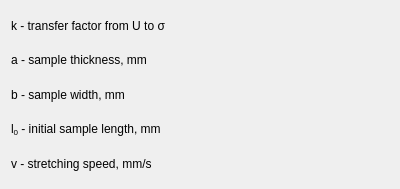
<?xml version="1.0" encoding="UTF-8"?>
<ui version="4.0">
 <class>infPlt</class>
 <widget class="QDialog" name="infPlt">
  <property name="geometry">
   <rect>
    <x>0</x>
    <y>0</y>
    <width>400</width>
    <height>189</height>
   </rect>
  </property>
  <property name="windowTitle">
   <string>Help</string>
  </property>
  <layout class="QVBoxLayout" name="verticalLayout">
   <item>
    <widget class="QLabel" name="label">
     <property name="text">
      <string>k - transfer factor from U to σ</string>
     </property>
     <property name="wordWrap">
      <bool>true</bool>
     </property>
    </widget>
   </item>
   <item>
    <widget class="QLabel" name="label_2">
     <property name="text">
      <string>a - sample thickness, mm</string>
     </property>
     <property name="wordWrap">
      <bool>true</bool>
     </property>
    </widget>
   </item>
   <item>
    <widget class="QLabel" name="label_3">
     <property name="text">
      <string>b - sample width, mm</string>
     </property>
     <property name="wordWrap">
      <bool>true</bool>
     </property>
    </widget>
   </item>
   <item>
    <widget class="QLabel" name="label_4">
     <property name="text">
      <string>&lt;html&gt;&lt;head/&gt;&lt;body&gt;&lt;p&gt;l&lt;span style=&quot; vertical-align:sub;&quot;&gt;0&lt;/span&gt; - initial sample length, mm&lt;/p&gt;&lt;/body&gt;&lt;/html&gt;</string>
     </property>
     <property name="wordWrap">
      <bool>true</bool>
     </property>
    </widget>
   </item>
   <item>
    <widget class="QLabel" name="label_5">
     <property name="text">
      <string>v - stretching speed, mm/s</string>
     </property>
     <property name="wordWrap">
      <bool>true</bool>
     </property>
    </widget>
   </item>
  </layout>
 </widget>
 <resources/>
 <connections/>
</ui>
